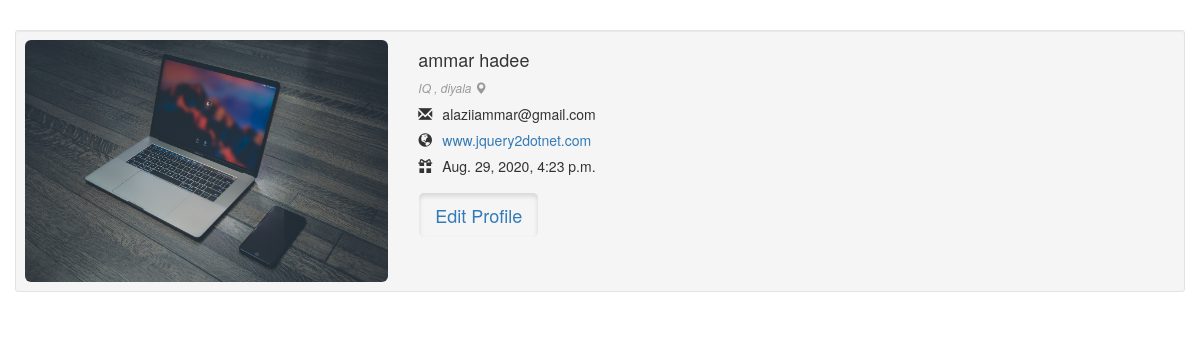
Screenshot of /accounts/profile/ammar (signed in) with the database file from the repository.
### acounts/models.py (models this page shows, shortened)
class Profile(models.Model):
    user=models.OneToOneField(User,on_delete=models.CASCADE)
    slug=models.SlugField(null=True,blank=True)
    image=models.ImageField(upload_to='image_profile/',blank=True,null=True,verbose_name=_("Profile_Image"))
    country = CountryField(verbose_name=_("user_country"),default='Iraq')
    address=models.CharField(max_length=100)
    join_date=models.DateTimeField(default=datetime.datetime.now)
    class Meta :
        verbose_name=_("Profile")
        verbose_name_plural=_("Profile")

### acounts/views.py (the view)
# urls.py: path('profile/<str:username>', views.my_profile, name='my_profile'),
@login_required
def my_profile(request,username):
    main_profile=get_object_or_404(User,username=username)
    profile=get_object_or_404(Profile,id=main_profile.id)
    context={'main_profile':main_profile ,'profile':profile}
    return render(request,'registration/my_profile.html',context)

### acounts/templates/registration/my_profile.html (shortened to what this page needs)
{% load static %}
<link href="//netdna.bootstrapcdn.com/bootstrap/3.0.0/css/bootstrap.min.css" rel="stylesheet" id="bootstrap-css">
<link rel="stylesheet" href="{% static 'home_static/css/profile.css' %}">
<div class="container">
    <div class="row">
        <div class="">
            <div class="well well-sm">
                <div class="row">
                    <div class="col-sm-6 col-md-4">
                      {% if profile.image %}
                        <img src="{{profile.image.url}}" alt="" class="img-rounded img-responsive" />
                      {% else %}
                       <img src="{% static 'home_static/img/1.png' %}" alt="" class="img-rounded img-responsive" />
                       {% endif %}
                    </div>
                    <div class="col-sm-6 col-md-8">
                        <h4>
                            {{main_profile.first_name}} {{main_profile.last_name}}</h4>
                        <small><cite title="San Francisco, USA">{{profile.country}} , {{profile.address}} <i class="glyphicon glyphicon-map-marker">
                        </i></cite></small>
                        <p>
                            <i class="glyphicon glyphicon-envelope"></i>{{main_profile.email}}
                            <br />
                            <i class="glyphicon glyphicon-globe"></i><a href="http://www.jquery2dotnet.com">www.jquery2dotnet.com</a>
                            <br />
                            <i class="glyphicon glyphicon-gift"></i>{{profile.join_date}}</p>
                        <div class="btn-group">
                          <a href="{% url 'acounts:edit_profile'  %}" class="btn btn-secondary btn-lg active" >Edit Profile</a>
                    </div>
                </div>
            </div>
        </div>
    </div>
</div>

### static/home_static/css/profile.css (style rules this page uses)
.glyphicon { margin-bottom: 10px;margin-right: 10px; }
small { display: block; line-height: 1.428571429; color: #999; }

### rows the page displays
Profile: image (picture), country "IQ", address "diyala", join_date "Aug. 29, 2020, 4:23 p.m."

### other values shown
{{ main_profile.first_name }} "ammar"
{{ main_profile.last_name }} "hadee"
{{ main_profile.email }} "alaziiammar@gmail.com"
